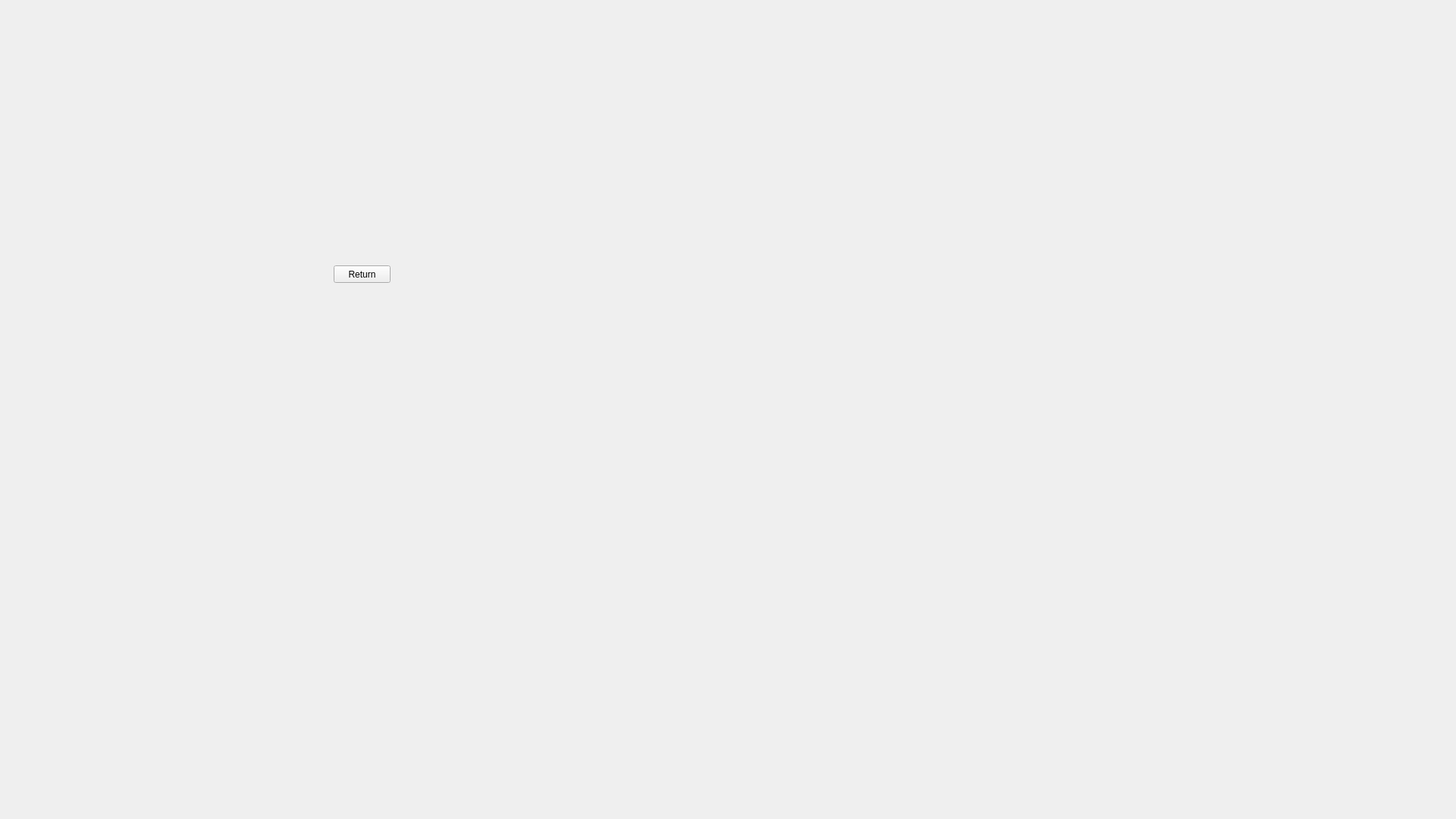
<?xml version="1.0" encoding="UTF-8"?>
<ui version="4.0">
 <class>FormDLNA</class>
 <widget class="QWidget" name="FormDLNA">
  <property name="geometry">
   <rect>
    <x>0</x>
    <y>0</y>
    <width>1920</width>
    <height>1080</height>
   </rect>
  </property>
  <property name="windowTitle">
   <string>Form</string>
  </property>
  <widget class="QPushButton" name="pushButtonReturn">
   <property name="geometry">
    <rect>
     <x>440</x>
     <y>350</y>
     <width>75</width>
     <height>23</height>
    </rect>
   </property>
   <property name="text">
    <string>Return</string>
   </property>
  </widget>
 </widget>
 <resources/>
 <connections/>
</ui>
